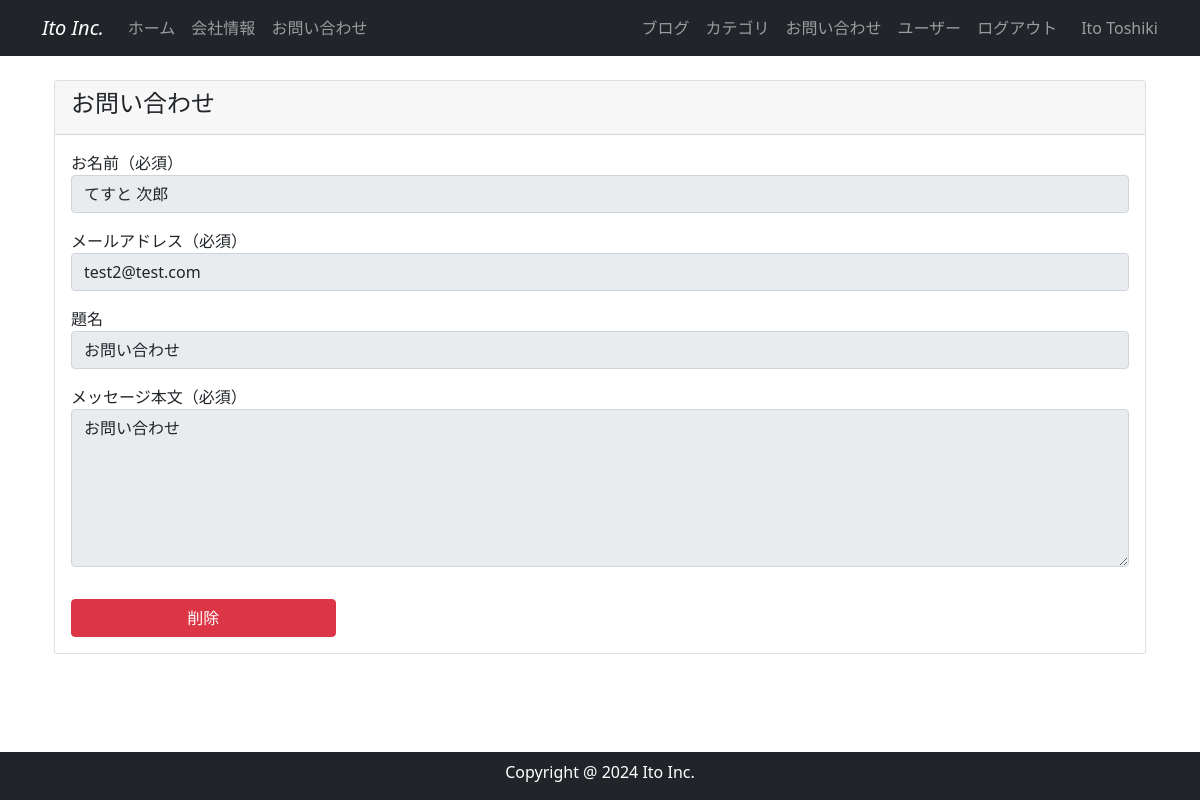
Screenshot of /2/display_inquiry (signed in) with the database file from the repository.
### company_blog/models.py (models this page shows, shortened)
class User(db.Model, UserMixin):
    __tablename__ = 'users'
    id = db.Column(db.Integer, primary_key = True)
    email = db.Column(db.String(64), unique=True, index=True)
    username = db.Column(db.String(64), unique=True, index=True)
    password_hash = db.Column(db.String(128))
    administrator = db.Column(db.String(1))
    post = db.relationship('BlogPost', backref='author', lazy='dynamic')
    @property
    def password(self):
        raise AttributeError('password is not a readable attribute')
    def is_administrator(self):
        if self.administrator == "1":
            return 1
        else:
            return 0

class Inquiry(db.Model):
    __tablename__ = 'inquiry'
    id = db.Column(db.Integer, primary_key=True)
    name = db.Column(db.String(64))
    email = db.Column(db.String(64))
    title = db.Column(db.String(140))
    text = db.Column(db.Text)
    date = db.Column(db.DateTime, default=datetime.now(timezone('Asia/Tokyo')))

### company_blog/main/views.py (the view)
@main.route('/<int:inquiry_id>/display_inquiry')
@login_required
def display_inquiry(inquiry_id):
    inquiry = Inquiry.query.get_or_404(inquiry_id)
    form = InquiryForm()
    form.name.data = inquiry.name
    form.email.data = inquiry.email
    form.title.data = inquiry.title
    form.text.data = inquiry.text
    return render_template('inquiry.html', form=form, inquiry_id=inquiry_id)

### company_blog/main/forms.py
class InquiryForm(FlaskForm):
    name = StringField('お名前（必須）', validators=[DataRequired()])
    email = StringField('メールアドレス（必須）', validators=[DataRequired(), Email(message='正しいメールアドレスを入力してください')])
    title = StringField('題名')
    text = TextAreaField('メッセージ本文（必須）', validators=[DataRequired()])
    submit = SubmitField('送信')

### company_blog/__init__.py (called while the page is built)
@event.listens_for(Engine, "connect")
def set_sqlite_pragma(dbapi_connection, connection_record):
    cursor = dbapi_connection.cursor()
    cursor.execute("PRAGMA foreign_keys=ON")
    cursor.close()

### company_blog/models.py (called while the page is built)
@login_manager.user_loader
def load_user(user_id):
    return User.query.get(user_id)

### company_blog/templates/inquiry.html (shortened to what this page needs)
{% extends "base.html" %}
{% block content %}
<section id="inquiry">
    <div class="container my-3">
        <div class="row">
            <div class="col">
                <div class="card">
                    <div class="card-header">
                        <h4>お問い合わせ</h4>
                    </div>
                    <div class="card-body">
                        <form method="POST">
                            {% if inquiry_id %}
                            <fieldset disabled>
                                {% endif %}
                                <div class="mb-3">
                                    {{ form.name.label(class="form-control-label") }}
                                    {{ render_field(form.name, class="form-control") }}
                                </div>
                                <div class="mb-3">
                                    {{ form.email.label(class="form-control-label") }}
                                    {{ render_field(form.email, class="form-control") }}
                                </div>
                                <div class="mb-3">
                                    {{ form.title.label(class="form-control-label") }}
                                    {{ render_field(form.title, class="form-control") }}
                                </div>
                                <div class="mb-3">
                                    {{ form.text.label(class="form-control-label") }}
                                    {{ render_field(form.text, class="form-control", rows="6") }}
                                </div>
                                {% if inquiry_id %}
                            </fieldset>
                            {% if current_user.is_administrator() %}
                            <div class="col-md-3">
                                <button type="button" class="btn btn-danger w-100" data-bs-toggle="modal"
                                    data-bs-target="#del_modal">
                                    削除
                                </button>
                            </div>
                            {% endif %}
                            {% endif %}
                        </form>
                    </div>
                </div>
            </div>
        </div>
    </div>
</section>
{% endblock %}

### company_blog/templates/base.html (shortened to what this page needs)
<!DOCTYPE html>
<html lang="en">
<head>
  <link href="https://cdn.jsdelivr.net/npm/bootstrap@5.0.2/dist/css/bootstrap.min.css" rel="stylesheet"
>
</head>
<body>
  <nav class="navbar navbar-expand-lg navbar-dark bg-dark fixed-top">
    <div class="container">
      <a class="navbar-brand fst-italic" href="{{ url_for('main.index') }}">Ito Inc.</a>
      <div class="collapse navbar-collapse" id="navbarNav">
        <ul class="navbar-nav">
          <li class="nav-item">
            <a class="nav-link {% if request.endpoint == 'main.index' %}active{% endif %}"
              href="{{ url_for('main.index') }}">ホーム</a>
          </li>
          <li class="nav-item">
            <a class="nav-link {% if request.endpoint == 'main.info' %}active{% endif %}"
              href="{{ url_for('main.info') }}">会社情報</a>
          </li>
          <li class="nav-item">
            <a class="nav-link {% if request.endpoint == 'main.inquiry' %}active{% endif %}"
              href="{{ url_for('main.inquiry') }}">お問い合わせ</a>
          </li>
        </ul>
        <br>
        <ul class="navbar-nav ms-auto">
          {% if current_user.is_authenticated %}
          <li class="nav-item">
            <a class="nav-link {% if request.endpoint == 'main.blog_maintenance' %}active{% endif %}"
              href="{{ url_for('main.blog_maintenance') }}">ブログ</a>
          </li>
          <li class="nav-item">
            <a class="nav-link {% if request.endpoint == 'main.category_maintenance' %}active{% endif %}"
              href="{{ url_for('main.category_maintenance') }}">カテゴリ</a>
          </li>
          <li class="nav-item">
            <a class="nav-link {% if request.endpoint == 'main.inquiry_maintenance' %}active{% endif %}"
              href="{{ url_for('main.inquiry_maintenance') }}">お問い合わせ</a>
          </li>
          <li class="nav-item">
            <a class="nav-link {% if request.endpoint == 'users.user_maintenance' %}active{% endif %}"
              href="{{url_for('users.user_maintenance')}}">ユーザー</a>
          </li>
          <li class="nav-item">
            <a class="nav-link" href="{{ url_for('users.logout') }}">ログアウト</a>
          </li>
          <span class="navbar-text ms-3">
            {{ current_user.username | truncate(10) }}
          </span>
          {% endif %}
        </ul>
      </div>
    </div>
  </nav>
  {% from "_formhelpers.html" import render_field %}
  <div class="container" style="padding-top: 4rem; padding-bottom: 4rem;">
    {% block content %}
    {% endblock %}
  </div>
  <footer id="footer" class="footer text-center pt-2 bg-dark fixed-bottom">
    <div class="container">
      <div class="row">
        <div class="col text-white">
          <p>Copyright @ 2024 Ito Inc.</p>
        </div>
      </div>
    </div>
  </footer>
</body>
</html>

### company_blog/templates/_formhelpers.html (shortened to what this page needs)
{% macro render_field(field) %}
{{ field(**kwargs)|safe }}
{% endmacro %}

### rows the page displays
User: username "Ito Toshiki"
Inquiry: name "てすと 次郎", email "test2@test.com", title "お問い合わせ", text "お問い合わせ"
